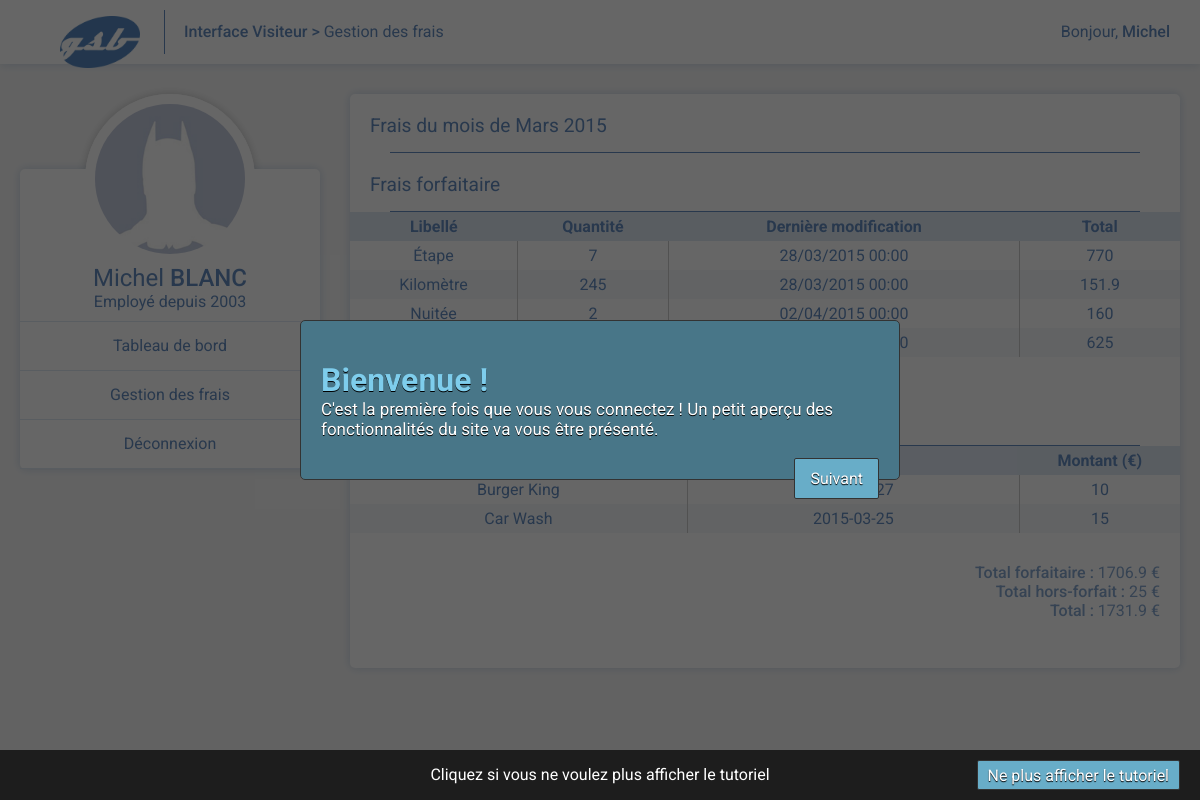
The page /details.php?fiche=1 (signed in) on the database its author committed.
### tables this page shows
CREATE TABLE IF NOT EXISTS `fiche` (
`id` int(11) NOT NULL,
  `id_utilisateur` int(11) NOT NULL,
  `id_etat` varchar(3) NOT NULL,
  `nb_justificatifs` int(11) NOT NULL,
  `date` datetime NOT NULL DEFAULT CURRENT_TIMESTAMP,
  `total_forfait` float NOT NULL,
  `total_hforfait` float NOT NULL
);

CREATE TABLE IF NOT EXISTS `ligne_frais_forfait` (
`id` int(11) NOT NULL,
  `id_fiche` int(11) NOT NULL,
  `id_typefrais` enum('ETP','KM','NUI','REP') NOT NULL,
  `quantite` int(11) NOT NULL,
  `derniere_modif` datetime NOT NULL DEFAULT CURRENT_TIMESTAMP
);

CREATE TABLE IF NOT EXISTS `ligne_frais_horsforfait` (
`id` int(11) NOT NULL,
  `id_fiche` int(11) NOT NULL,
  `montant` float NOT NULL,
  `libelle` varchar(140) NOT NULL,
  `date` date NOT NULL DEFAULT '0000-00-00'
);

### details.php (the view, shortened to what this page needs)
<?php
include($_SERVER['DOCUMENT_ROOT'] ."/class/gsb.php");
$gsb->setTitle("Détail de la fiche " . $_GET['fiche'], true);
include("header.php");
$fiche = $gsb->getSheetById($_GET['fiche']);
$detailsFiche = $gsb->getSheetDetails($_GET['fiche']);
if($_SESSION['user']['type'] == 'vis') {
	include("gsb_visitor/navigation.php");
} else {
	include("gsb_accountant/navigation.php");
}
$montantsType = $gsb->getFeeAmounts();
$total_forfait = 0;
$total_hors_forfait = 0;
?>
<div id="entry-content">
	<div class="summary">
		<div class="entry-header">
			<span>Frais du mois de <?= $gsb->getMonth($fiche['date'])." ".$gsb->getYear($fiche['date']); ?></span>
		</div>
		<div class="entry-header">
			<span>Frais forfaitaire</span>
		</div>
		<?php if(sizeof($detailsFiche['forfait'])) { ?>
		<table class="forf">
			<tr>
				<th>Libellé</th>
				<th>Quantité</th>
				<th>Dernière modification</th>
				<th>Total</th>
			</tr>
			<?php foreach ($detailsFiche['forfait'] as $key => $frais):	?>
			<tr>
				<td>
					<?php
					if($frais['id_typefrais'] == "ETP") echo "Étape";
					if($frais['id_typefrais'] == "KM")  echo "Kilomètre";
					if($frais['id_typefrais'] == "NUI") echo "Nuitée";
					?>
				</td>
				<td><?= $frais['quantite']; ?></td>
				<td><?= date("d/m/Y H:i", strtotime($frais['derniere_modif'])); ?></td>
				<td><?= $frais['quantite'] * $montantsType[$frais['id_typefrais']]; ?></td>
			</tr>
			<?php $total_forfait += $frais['quantite'] * $montantsType[$frais['id_typefrais']]; ?>
			<?php endforeach; ?>
		</table>
		<?php
		}
		else { echo "<p class=\"no-frais\">Aucun frais n'a été rentré</p>"; }
		?>
	</div>
	<div class="summary">
		<div class="entry-header">
			<span>Frais hors forfait</span>
		</div>
		<?php if(sizeof($detailsFiche['hors_forfait'])) { ?>
		<table class="forf">
			<tr>
				<th>Libellé</th>
				<th>Date</th>
				<th>Montant (€)</th>
			</tr>
			<?php foreach ($detailsFiche['hors_forfait'] as $key => $frais): ?>
			<tr>
				<td><?= $frais['libelle']; ?></td>
				<td><?= $frais['date']; ?></td>
				<td><?= $frais['montant']; ?></td>
			</tr>
			<?php $total_hors_forfait += $frais['montant']; ?>
			<?php endforeach; ?>
		</table>
		<?php
		}
		else { echo "<p class=\"no-frais\">Aucun frais n'a été rentré</p>"; }
		?>
	</div>
	<div class="amount-details">
		<div><strong>Total forfaitaire : </strong><?= $total_forfait; ?> €</div>
		<div><strong>Total hors-forfait : </strong><?= $total_hors_forfait; ?> €</div>
		<div><strong>Total : </strong><?= $total_forfait + $total_hors_forfait; ?> €</div>
	</div>
</div>
<?php
include("footer.php");
?>

### css/style.css (style rules this page uses)
* { margin: 0; padding: 0; }
html, body { height: 100%; }
body { background: rgb(247, 247, 247); font-family: Roboto; position: relative; }
strong { font-weight: 500; font-family: Roboto; }
#entry-content { color: #648dc1; }
nav, #entry-content { display: inline-block; vertical-align: top; box-shadow: 0 0 10px rgba(100, 141, 193, 0.3); background: white; border-radius: 5px; }
div#entry-content { min-width: 450px; width: auto; position: relative; margin-right: 20px; padding-bottom: 3em; overflow: hidden; display: block; }
.entry-header { padding: 20px 20px 0 20px; font-size: 1.2em; }
.entry-header:after { content: ""; display: block; width: 95%; margin: auto; height: 1px; margin-top: 15px; background: #648dc1; }
table.forf { width: 100%; border-collapse: collapse; margin-bottom: 30px; }
table.forf th { background: #e0e9f4; font-size: 1em; padding: 5px; }
table.forf td { padding: 5px; text-align: center; border-right: 1px solid #ccc; }
table.forf td:last-child { border-right: none; }
table.forf tr td:last-child, table.forf tr th:last-child { width: 150px; }
table.forf tr:nth-child(odd) { background: rgb(245, 248, 251); }
.amount-details { text-align: right; font-size: 1em; padding: 0 20px; color: #87a8d1; }

### rows shown on the page
fiche: date "Mars", date "2015"
ligne_frais_forfait: shows "Étape", quantite "7", derniere_modif "28/03/2015 00:00", $frais['quantite'] * $montantsType[$frais['id_typefrais']] "770"
ligne_frais_forfait: shows "Kilomètre", quantite "245", derniere_modif "28/03/2015 00:00", $frais['quantite'] * $montantsType[$frais['id_typefrais']] "151.9"
ligne_frais_forfait: shows "Nuitée", quantite "2", derniere_modif "02/04/2015 00:00", $frais['quantite'] * $montantsType[$frais['id_typefrais']] "160"
ligne_frais_forfait: $frais['quantite'] * $montantsType[$frais['id_typefrais']] "625"
ligne_frais_horsforfait: libelle "Burger King", montant "10"
ligne_frais_horsforfait: libelle "Car Wash", date "2015-03-25", montant "15"

### other values the page prints
$name "Gestion des frais"
$_SESSION['user']['prenom'] "Michel"
$_SESSION['user']['nom'] "BLANC"
$total_forfait "1706.9"
$total_hors_forfait "25"
$total_forfait + $total_hors_forfait "1731.9"
